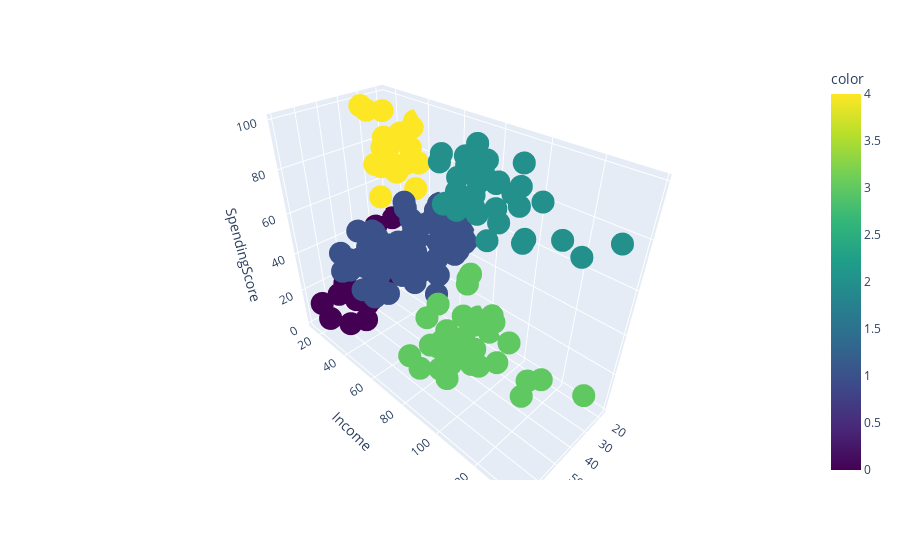

The cell this chart's notebook holds for it:
### Markdown cell above
**Завдання 11** 

Зробити візуалізацію кластеризації методу К-середніх на вибраних Вами двох різних кількостях кластерів використовуючи [scatter_3d](https://plotly.com/python/3d-scatter-plots/).

### Code cell
px.scatter_3d(
    X, 
    x="Age", 
    y="Income", 
    z="SpendingScore", 
    color=kmeans_5.labels_, 
    color_continuous_scale="viridis"
)

### Figure 1 — Plotly figure (JSON) as saved in the notebook; plotly's stock layout.template omitted (floating-point values rounded to 4 significant figures; data arrays with more than 128 entries replaced by an {"elided": "..."} marker saying what was removed)
{"data": [{"hovertemplate": "Age=%{x}<br>Income=%{y}<br>SpendingScore=%{z}<br>color=%{marker.color}<extra></extra>", "legendgroup": "", "marker": {"color": {"elided": "200 int values"}, "coloraxis": "coloraxis", "symbol": "circle"}, "mode": "markers", "name": "", "scene": "scene", "showlegend": false, "type": "scatter3d", "x": {"elided": "200 int values"}, "y": {"elided": "200 int values"}, "z": {"elided": "200 int values"}}], "layout": {"coloraxis": {"colorbar": {"title": {"text": "color"}}, "colorscale": [[0, "#440154"], [0.1111, "#482878"], [0.2222, "#3e4989"], [0.3333, "#31688e"], [0.4444, "#26828e"], [0.5556, "#1f9e89"], [0.6667, "#35b779"], [0.7778, "#6ece58"], [0.8889, "#b5de2b"], [1, "#fde725"]]}, "legend": {"tracegroupgap": 0}, "margin": {"t": 60}, "scene": {"domain": {"x": [0, 1], "y": [0, 1]}, "xaxis": {"title": {"text": "Age"}}, "yaxis": {"title": {"text": "Income"}}, "zaxis": {"title": {"text": "SpendingScore"}}}}}
